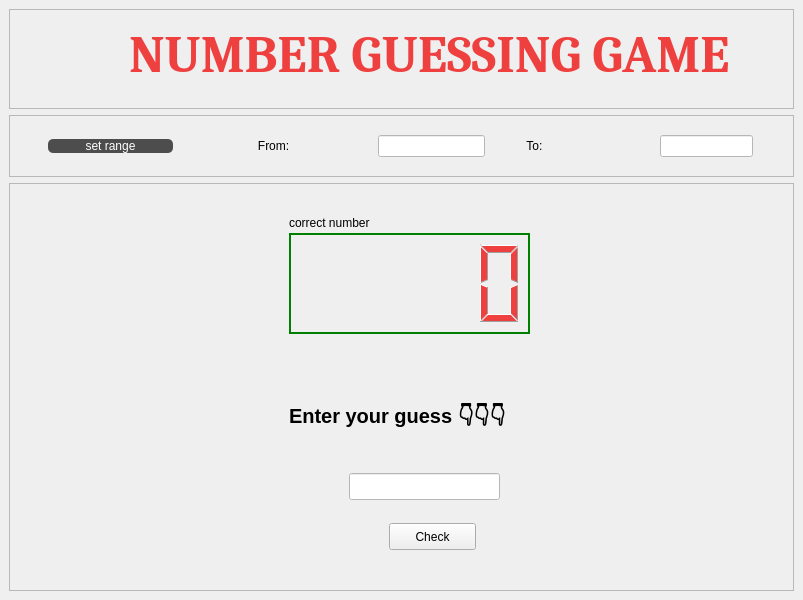
<?xml version="1.0" encoding="UTF-8"?>
<ui version="4.0">
 <class>MainWindow</class>
 <widget class="QMainWindow" name="MainWindow">
  <property name="geometry">
   <rect>
    <x>0</x>
    <y>0</y>
    <width>803</width>
    <height>600</height>
   </rect>
  </property>
  <property name="windowTitle">
   <string>MainWindow</string>
  </property>
  <property name="styleSheet">
   <string notr="true"/>
  </property>
  <widget class="QWidget" name="centralwidget">
   <property name="styleSheet">
    <string notr="true">* {
    background-color: #f5f5f5; /* Light grey background for all elements */
}

#from {
    background-color: #3498db; /* Soft blue for the 'from' element */
    color: #ffffff; /* White text color for better contrast */
}

#centralwidget {
    background-color: #2ecc71; /* Soft green for the central widget */
}

#frame,
#frame_2,
#frame_3 {
    border: 1px solid #dcdcdc; /* Light grey border for frames
}</string>
   </property>
   <layout class="QVBoxLayout" name="verticalLayout">
    <item>
     <widget class="QFrame" name="frame">
      <property name="minimumSize">
       <size>
        <width>0</width>
        <height>0</height>
       </size>
      </property>
      <property name="maximumSize">
       <size>
        <width>16777215</width>
        <height>100</height>
       </size>
      </property>
      <property name="frameShape">
       <enum>QFrame::StyledPanel</enum>
      </property>
      <property name="frameShadow">
       <enum>QFrame::Raised</enum>
      </property>
      <widget class="QLabel" name="label">
       <property name="geometry">
        <rect>
         <x>120</x>
         <y>10</y>
         <width>681</width>
         <height>71</height>
        </rect>
       </property>
       <property name="font">
        <font>
         <family>Caladea</family>
         <pointsize>39</pointsize>
         <weight>75</weight>
         <bold>true</bold>
        </font>
       </property>
       <property name="styleSheet">
        <string notr="true">*{
color:#EF4040}</string>
       </property>
       <property name="text">
        <string>NUMBER GUESSING GAME</string>
       </property>
      </widget>
     </widget>
    </item>
    <item>
     <widget class="QFrame" name="frame_2">
      <property name="maximumSize">
       <size>
        <width>16777215</width>
        <height>62</height>
       </size>
      </property>
      <property name="frameShape">
       <enum>QFrame::StyledPanel</enum>
      </property>
      <property name="frameShadow">
       <enum>QFrame::Raised</enum>
      </property>
      <layout class="QHBoxLayout" name="horizontalLayout">
       <item>
        <widget class="QPushButton" name="setrange">
         <property name="maximumSize">
          <size>
           <width>125</width>
           <height>16777215</height>
          </size>
         </property>
         <property name="styleSheet">
          <string notr="true">*{
background-color:#4D4D4D;
color:white;
border-radius:5px;}</string>
         </property>
         <property name="text">
          <string>set range</string>
         </property>
        </widget>
       </item>
       <item>
        <widget class="QLabel" name="label_2">
         <property name="maximumSize">
          <size>
           <width>135</width>
           <height>16777215</height>
          </size>
         </property>
         <property name="font">
          <font/>
         </property>
         <property name="text">
          <string>               From: </string>
         </property>
        </widget>
       </item>
       <item>
        <widget class="QLineEdit" name="start">
         <property name="maximumSize">
          <size>
           <width>107</width>
           <height>16777215</height>
          </size>
         </property>
         <property name="styleSheet">
          <string notr="true">*{background-color:white}</string>
         </property>
         <property name="text">
          <string/>
         </property>
        </widget>
       </item>
       <item>
        <widget class="QLabel" name="label_3">
         <property name="maximumSize">
          <size>
           <width>105</width>
           <height>16777215</height>
          </size>
         </property>
         <property name="font">
          <font/>
         </property>
         <property name="text">
          <string>  To:</string>
         </property>
         <property name="scaledContents">
          <bool>true</bool>
         </property>
         <property name="wordWrap">
          <bool>false</bool>
         </property>
         <property name="margin">
          <number>29</number>
         </property>
         <property name="indent">
          <number>-30</number>
         </property>
        </widget>
       </item>
       <item>
        <widget class="QLineEdit" name="to">
         <property name="maximumSize">
          <size>
           <width>93</width>
           <height>16777215</height>
          </size>
         </property>
         <property name="styleSheet">
          <string notr="true">*{background-color:white}</string>
         </property>
        </widget>
       </item>
      </layout>
     </widget>
    </item>
    <item>
     <widget class="QFrame" name="frame_3">
      <property name="maximumSize">
       <size>
        <width>16777215</width>
        <height>16777215</height>
       </size>
      </property>
      <property name="font">
       <font/>
      </property>
      <property name="frameShape">
       <enum>QFrame::StyledPanel</enum>
      </property>
      <property name="frameShadow">
       <enum>QFrame::Raised</enum>
      </property>
      <widget class="QLCDNumber" name="lcd">
       <property name="geometry">
        <rect>
         <x>280</x>
         <y>50</y>
         <width>241</width>
         <height>101</height>
        </rect>
       </property>
       <property name="styleSheet">
        <string notr="true">*{
border:2px solid green;
color:#EF4040}</string>
       </property>
      </widget>
      <widget class="QLineEdit" name="num">
       <property name="geometry">
        <rect>
         <x>340</x>
         <y>290</y>
         <width>151</width>
         <height>27</height>
        </rect>
       </property>
       <property name="styleSheet">
        <string notr="true">*{background-color:white}</string>
       </property>
      </widget>
      <widget class="QPushButton" name="submit">
       <property name="geometry">
        <rect>
         <x>380</x>
         <y>340</y>
         <width>87</width>
         <height>27</height>
        </rect>
       </property>
       <property name="text">
        <string>Check</string>
       </property>
      </widget>
      <widget class="QLabel" name="show">
       <property name="geometry">
        <rect>
         <x>280</x>
         <y>220</y>
         <width>261</width>
         <height>31</height>
        </rect>
       </property>
       <property name="font">
        <font>
         <pointsize>15</pointsize>
         <weight>75</weight>
         <bold>true</bold>
        </font>
       </property>
       <property name="text">
        <string>Enter your guess 👇👇👇</string>
       </property>
      </widget>
      <widget class="QLabel" name="label_4">
       <property name="geometry">
        <rect>
         <x>280</x>
         <y>30</y>
         <width>111</width>
         <height>19</height>
        </rect>
       </property>
       <property name="text">
        <string>correct number</string>
       </property>
      </widget>
      <widget class="QLabel" name="range">
       <property name="geometry">
        <rect>
         <x>320</x>
         <y>270</y>
         <width>171</width>
         <height>20</height>
        </rect>
       </property>
       <property name="text">
        <string/>
       </property>
      </widget>
      <widget class="QLabel" name="check">
       <property name="geometry">
        <rect>
         <x>280</x>
         <y>198</y>
         <width>261</width>
         <height>21</height>
        </rect>
       </property>
       <property name="font">
        <font>
         <pointsize>14</pointsize>
         <weight>75</weight>
         <bold>true</bold>
        </font>
       </property>
       <property name="text">
        <string/>
       </property>
      </widget>
     </widget>
    </item>
   </layout>
  </widget>
 </widget>
 <resources/>
 <connections/>
</ui>
